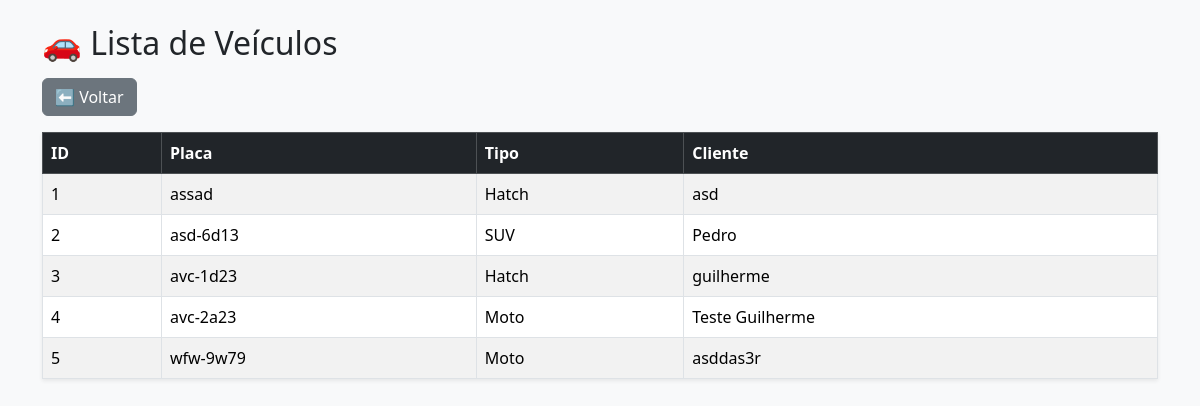
Before: /vehicles/ with the older database file.
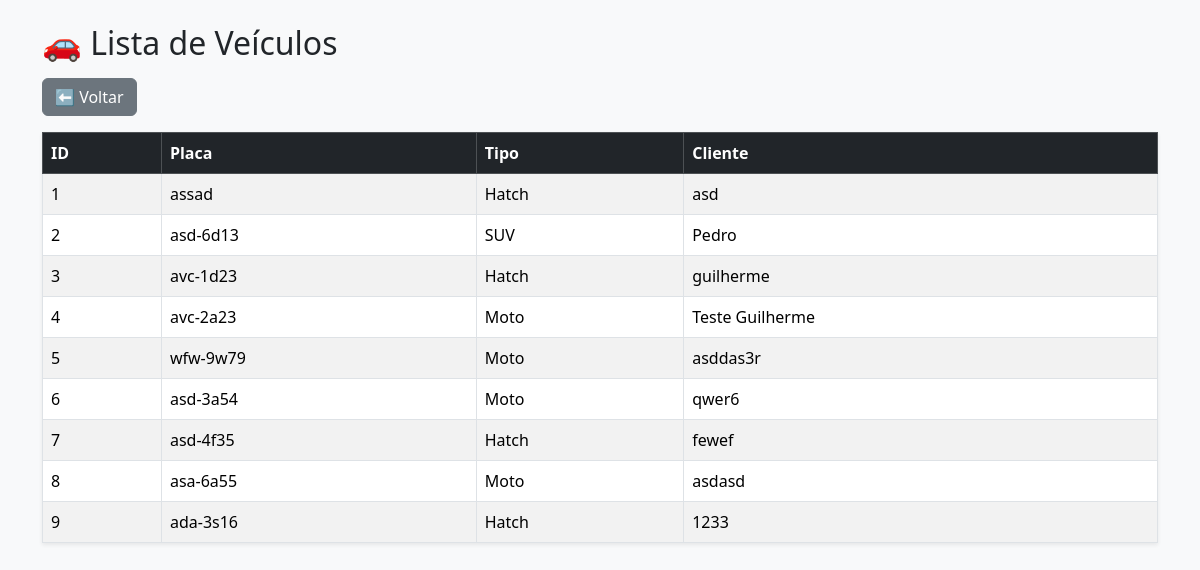
After: the same page with the newer database file.
### src/models/vehicle.py (models this page shows, shortened)
class Vehicle(db.Model):
    __tablename__ = 'vehicles'
    id = db.Column(db.Integer, primary_key=True)
    plate = db.Column(db.String(10), nullable=False, unique=True)
    type = db.Column(db.String(50), nullable=False)
    customer_id = db.Column(db.Integer, db.ForeignKey('customers.id'), nullable=False)
    appointments = db.relationship('Appointment', backref='vehicle', lazy=True, cascade='all, delete-orphan')

### src/models/customer.py (models this page shows, shortened)
class Customer(db.Model):
    __tablename__ = 'customers'
    id = db.Column(db.Integer, primary_key=True)
    name = db.Column(db.String(100), nullable=False)
    phone = db.Column(db.String(20), nullable=False)
    vehicles = db.relationship('Vehicle', backref='customer', lazy=True, cascade='all, delete-orphan')
    appointments = db.relationship('Appointment', backref='customer', lazy=True, cascade='all, delete-orphan')

### src/routes/vehicle_routes.py (the view)
@vehicle_bp.route('/', methods=['GET'])
def list_vehicles():
    vehicles = Vehicle.query.all()
    return render_template('vehicles.html', vehicles=vehicles)

### src/templates/vehicles.html (shortened to what this page needs)
<!DOCTYPE html>
<html lang="pt-BR">
<head>
    <link rel="stylesheet" href="https://cdn.jsdelivr.net/npm/bootstrap@5.3.3/dist/css/bootstrap.min.css">
</head>
<body class="bg-light">
<div class="container mt-4">
    <h2 class="mb-3">🚗 Lista de Veículos</h2>
    <a href="/" class="btn btn-secondary mb-3">⬅ Voltar</a>
    <table class="table table-striped table-bordered shadow-sm">
        <thead class="table-dark">
            <tr>
                <th>ID</th>
                <th>Placa</th>
                <th>Tipo</th>
                <th>Cliente</th>
            </tr>
        </thead>
        <tbody>
            {% for vehicle in vehicles %}
            <tr>
                <td>{{ vehicle.id }}</td>
                <td>{{ vehicle.plate }}</td>
                <td>{{ vehicle.type }}</td>
                <td>{{ vehicle.customer.name }}</td>
            </tr>
            {% else %}
            <tr><td colspan="4" class="text-center text-muted py-3">Nenhum veículo cadastrado.</td></tr>
            {% endfor %}
        </tbody>
    </table>
</div>
</body>
</html>

Changed rows visible on the page:
added Vehicle: id "6", plate "asd-3a54", type "Moto", customer.name "qwer6"
added Vehicle: id "7", plate "asd-4f35", type "Hatch", customer.name "fewef"
added Vehicle: id "8", plate "asa-6a55", type "Moto", customer.name "asdasd"
added Vehicle: id "9", plate "ada-3s16", type "Hatch", customer.name "1233"
